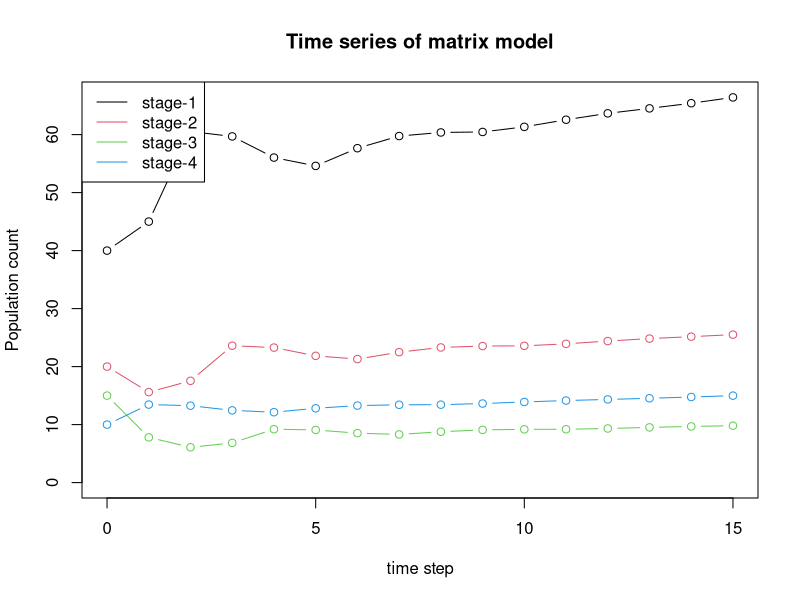

Recreate this plot in R.

######################
##
##  Lecture on Matrix Population Models - Accompanying R Script
##
#####################3


## This script contains the R code needed to reproduce the example from the lecture.



## 1.) Define objects according to the example from the lecture (slide 21)

# Transition matrix: 

trans_mat <- matrix(c(  0,  .5, 1.2,
					   .4,   0,   0,
					    0,  .7, .8),
					nrow = 3, byrow = T)

matrix( 0, nrow=16, ncol=16, byrow = T )

trans_mat <- matrix(c(0,0,0, 4.5,
         0.39,0, 0, 0,
         0, 0.39, 0, 0,
         0, 0, 0.39, 0.76), ncol=4, nrow=4, byrow=T)





# Example state x_t:

state_xt <- c(40, 20, 15, 10)


## 2.) Let one time step pass (slide 27)

# Multiply transition matrix with the current state to get the state of next time step:
# (Note that we need a special operator to perform matrix multiplication)

(state_xtplus1 <- trans_mat %*% state_xt)


## 3.) Create a time series (slide 29)

# Let our example state from above be the initial state x0:
state_ts <- as.matrix(state_xt)

# And do repeated matrix multiplication with the transition matrix:
nr_years <- 15
for(t in 1:nr_years){
	state_ts <- cbind(state_ts, trans_mat %*% state_ts[,t])
}

# Now plot:
nr_stages <- dim(trans_mat)[1]
{
	plot(0:nr_years, state_ts[1,], type = "b", col = 1, 
		 xlab = "time step",
		 ylab = "Population count", ylim = c(0, max(state_ts)),
		 main = "Time series of matrix model")
	for(s in 2:nr_stages){
		lines(0:nr_years, state_ts[s,], type = "b", col = s)
	}
	legend("topleft", 
		   legend = paste0("stage-",1:nr_stages),
		   col = 1:nr_stages, lty = 1)
}


## 4.) Eigen analysis of transition matrix

# Use the built-in R function for Eigen analysis:
trans_mat_Eigen <- eigen(trans_mat)

# The resulting object contains the eigenvectors and their corresponding eigenvalues.
# In this step we will use the eigenvalues only and look at the eigenvectors in the next step:

(trans_mat_EValues <- trans_mat_Eigen$values)

# Determine the asymptotic growth rate (leading eigenvalue):
(growth_rate <- Re(trans_mat_EValues[1]))


## 5.) Stable age/stage distribution

# Get first eigenvector
stable_dist <- trans_mat_Eigen$vectors[,1]

# Get rid of imaginary part
stable_dist <- Re(stable_dist)

# Normalise
(stable_dist <- stable_dist/sum(stable_dist))


## 6.) Sensitivity & Elasticity

# There is an R package for the analysis of transition matrices in R: 
# 'popbio: Construction and Analysis of Matrix Population Models'

# We will calculate sensitivity and elasticity by hand:

# Get the leading left eigenvector as the eigenvector of the transposed transition matrix:
lev <- t(eigen(t(trans_mat))$vectors[,1])

# Calculate sensitivity as the outer product of the transposed conjugate left eigenvector 
# and the right eigenvector (both corresponding to the dominant eigenvalue), normalised
# by their inner product:
sensity <- (t(Re(lev)) %*% stable_dist) / as.numeric(Re(lev) %*% stable_dist)

# Then, the elasticity is the inverse asymptotic growth rate times the matrix product
# of sensitivity and transition matrix:
(elasty <- (trans_mat/ growth_rate) * sensity )



#--------------------------------------------------------------------------------


## Exercise
#------------------

# The Lynx example:


## 1.) Define transition matrix and initial state

(trans_mat <- matrix(c(0, 0.53, 0, 0, 0, 0.63, 5, 0, 0.8), 
					 nrow = 3, byrow = F))

state_xt <- c( 3, 2, 1 )


## Do steps 2.) to 5.) yourself, using the code above!

